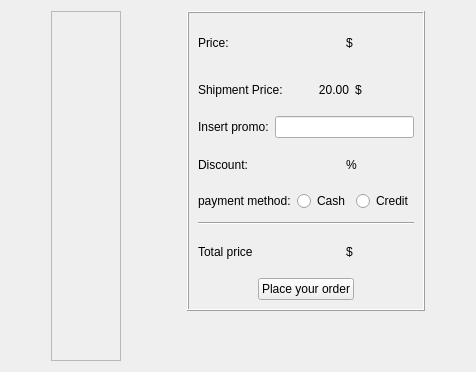
            <widget class="QWidget" name="page_6">
             <layout class="QHBoxLayout" name="horizontalLayout_47">
              <item>
               <spacer name="horizontalSpacer_45">
                <property name="orientation">
                 <enum>Qt::Horizontal</enum>
                </property>
                <property name="sizeType">
                 <enum>QSizePolicy::Preferred</enum>
                </property>
                <property name="sizeHint" stdset="0">
                 <size>
                  <width>40</width>
                  <height>20</height>
                 </size>
                </property>
               </spacer>
              </item>
              <item>
               <widget class="QScrollArea" name="scrollArea_2">
                <property name="widgetResizable">
                 <bool>true</bool>
                </property>
                <widget class="QWidget" name="scrollAreaWidgetContents">
                 <property name="geometry">
                  <rect>
                   <x>0</x>
                   <y>0</y>
                   <width>359</width>
                   <height>391</height>
                  </rect>
                 </property>
                 <layout class="QHBoxLayout" name="horizontalLayout_51">
                  <item>
                   <layout class="QVBoxLayout" name="verticalLayout_28"/>
                  </item>
                 </layout>
                </widget>
               </widget>
              </item>
              <item>
               <spacer name="horizontalSpacer_14">
                <property name="orientation">
                 <enum>Qt::Horizontal</enum>
                </property>
                <property name="sizeType">
                 <enum>QSizePolicy::Preferred</enum>
                </property>
                <property name="sizeHint" stdset="0">
                 <size>
                  <width>60</width>
                  <height>20</height>
                 </size>
                </property>
               </spacer>
              </item>
              <item>
               <layout class="QHBoxLayout" name="horizontalLayout_49">
                <item>
                 <layout class="QVBoxLayout" name="verticalLayout_26">
                  <item>
                   <widget class="QFrame" name="frame_2">
                    <property name="minimumSize">
                     <size>
                      <width>0</width>
                      <height>300</height>
                     </size>
                    </property>
                    <property name="frameShape">
                     <enum>QFrame::Box</enum>
                    </property>
                    <property name="frameShadow">
                     <enum>QFrame::Raised</enum>
                    </property>
                    <layout class="QVBoxLayout" name="verticalLayout_3">
                     <item>
                      <layout class="QHBoxLayout" name="horizontalLayout_7">
                       <item>
                        <widget class="QLabel" name="label_55">
                         <property name="text">
                          <string>Price:</string>
                         </property>
                        </widget>
                       </item>
                       <item>
                        <widget class="QLabel" name="label_61">
                         <property name="text">
                          <string/>
                         </property>
                         <property name="alignment">
                          <set>Qt::AlignRight|Qt::AlignTrailing|Qt::AlignVCenter</set>
                         </property>
                        </widget>
                       </item>
                       <item>
                        <widget class="QLabel" name="label_67">
                         <property name="text">
                          <string>$</string>
                         </property>
                        </widget>
                       </item>
                      </layout>
                     </item>
                     <item>
                      <layout class="QHBoxLayout" name="horizontalLayout_42">
                       <item>
                        <widget class="QLabel" name="label_57">
                         <property name="text">
                          <string>Shipment Price:</string>
                         </property>
                        </widget>
                       </item>
                       <item>
                        <widget class="QLabel" name="label_62">
                         <property name="text">
                          <string>20.00</string>
                         </property>
                         <property name="alignment">
                          <set>Qt::AlignRight|Qt::AlignTrailing|Qt::AlignVCenter</set>
                         </property>
                        </widget>
                       </item>
                       <item>
                        <widget class="QLabel" name="label_64">
                         <property name="text">
                          <string>$</string>
                         </property>
                        </widget>
                       </item>
                      </layout>
                     </item>
                     <item>
                      <layout class="QHBoxLayout" name="horizontalLayout_2">
                       <item>
                        <widget class="QLabel" name="label_58">
                         <property name="text">
                          <string>Insert promo:</string>
                         </property>
                        </widget>
                       </item>
                       <item>
                        <layout class="QVBoxLayout" name="verticalLayout_33">
                         <item>
                          <widget class="QLineEdit" name="lineEdit_11"/>
                         </item>
                        </layout>
                       </item>
                      </layout>
                     </item>
                     <item>
                      <layout class="QHBoxLayout" name="horizontalLayout_44">
                       <item>
                        <widget class="QLabel" name="label_59">
                         <property name="text">
                          <string>Discount:</string>
                         </property>
                        </widget>
                       </item>
                       <item>
                        <widget class="QLabel" name="label_63">
                         <property name="text">
                          <string/>
                         </property>
                         <property name="alignment">
                          <set>Qt::AlignRight|Qt::AlignTrailing|Qt::AlignVCenter</set>
                         </property>
                        </widget>
                       </item>
                       <item>
                        <widget class="QLabel" name="label_68">
                         <property name="text">
                          <string>%</string>
                         </property>
                        </widget>
                       </item>
                      </layout>
                     </item>
                     <item>
                      <layout class="QHBoxLayout" name="horizontalLayout_45">
                       <item>
                        <widget class="QLabel" name="label_60">
                         <property name="text">
                          <string>payment method:</string>
                         </property>
                        </widget>
                       </item>
                       <item>
                        <widget class="QRadioButton" name="radioButton_3">
                         <property name="text">
                          <string>Cash</string>
                         </property>
                        </widget>
                       </item>
                       <item>
                        <widget class="QRadioButton" name="radioButton_4">
                         <property name="text">
                          <string>Credit</string>
                         </property>
                        </widget>
                       </item>
                      </layout>
                     </item>
                     <item>
                      <spacer name="verticalSpacer_12">
                       <property name="orientation">
                        <enum>Qt::Vertical</enum>
                       </property>
                       <property name="sizeType">
                        <enum>QSizePolicy::Preferred</enum>
                       </property>
                       <property name="sizeHint" stdset="0">
                        <size>
                         <width>20</width>
                         <height>5</height>
                        </size>
                       </property>
                      </spacer>
                     </item>
                     <item>
                      <widget class="Line" name="line_3">
                       <property name="font">
                        <font>
                         <family>Calibri</family>
                         <pointsize>12</pointsize>
                         <bold>true</bold>
                        </font>
                       </property>
                       <property name="orientation">
                        <enum>Qt::Horizontal</enum>
                       </property>
                      </widget>
                     </item>
                     <item>
                      <layout class="QHBoxLayout" name="horizontalLayout_46">
                       <item>
                        <widget class="QLabel" name="label_65">
                         <property name="text">
                          <string>Total price</string>
                         </property>
                        </widget>
                       </item>
                       <item>
                        <widget class="QLabel" name="label_66">
                         <property name="text">
                          <string/>
                         </property>
                         <property name="alignment">
                          <set>Qt::AlignRight|Qt::AlignTrailing|Qt::AlignVCenter</set>
                         </property>
                        </widget>
                       </item>
                       <item>
                        <widget class="QLabel" name="label_69">
                         <property name="text">
                          <string>$</string>
                         </property>
                        </widget>
                       </item>
                      </layout>
                     </item>
                     <item>
                      <layout class="QHBoxLayout" name="horizontalLayout_48">
                       <item>
                        <spacer name="horizontalSpacer_29">
                         <property name="orientation">
                          <enum>Qt::Horizontal</enum>
                         </property>
                         <property name="sizeHint" stdset="0">
                          <size>
                           <width>40</width>
                           <height>20</height>
                          </size>
                         </property>
                        </spacer>
                       </item>
                       <item>
                        <widget class="QPushButton" name="pushButton_8">
                         <property name="text">
                          <string>Place your order</string>
                         </property>
                        </widget>
                       </item>
                       <item>
                        <spacer name="horizontalSpacer_43">
                         <property name="orientation">
                          <enum>Qt::Horizontal</enum>
                         </property>
                         <property name="sizeHint" stdset="0">
                          <size>
                           <width>40</width>
                           <height>20</height>
                          </size>
                         </property>
                        </spacer>
                       </item>
                      </layout>
                     </item>
                    </layout>
                   </widget>
                  </item>
                  <item>
                   <spacer name="verticalSpacer_11">
                    <property name="orientation">
                     <enum>Qt::Vertical</enum>
                    </property>
                    <property name="sizeType">
                     <enum>QSizePolicy::Expanding</enum>
                    </property>
                    <property name="sizeHint" stdset="0">
                     <size>
                      <width>20</width>
                      <height>50</height>
                     </size>
                    </property>
                   </spacer>
                  </item>
                 </layout>
                </item>
                <item>
                 <spacer name="horizontalSpacer_44">
                  <property name="orientation">
                   <enum>Qt::Horizontal</enum>
                  </property>
                  <property name="sizeType">
                   <enum>QSizePolicy::Preferred</enum>
                  </property>
                  <property name="sizeHint" stdset="0">
                   <size>
                    <width>40</width>
                    <height>20</height>
                   </size>
                  </property>
                 </spacer>
                </item>
               </layout>
              </item>
             </layout>
            </widget>
